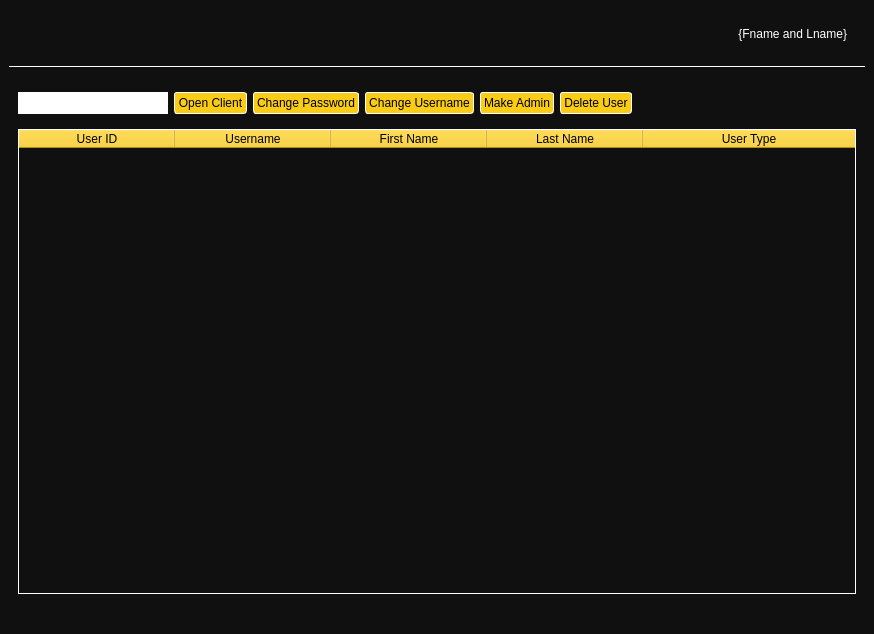
<?xml version="1.0" encoding="UTF-8"?>
<ui version="4.0">
 <class>AdminPanel</class>
 <widget class="QMainWindow" name="AdminPanel">
  <property name="geometry">
   <rect>
    <x>0</x>
    <y>0</y>
    <width>826</width>
    <height>634</height>
   </rect>
  </property>
  <property name="windowTitle">
   <string>Admin Panel - PowerWatch</string>
  </property>
  <property name="windowIcon">
   <iconset resource="ui.qrc">
    <normaloff>:/svg/powerwatch_logo.svg</normaloff>:/svg/powerwatch_logo.svg</iconset>
  </property>
  <property name="styleSheet">
   <string notr="true">* {
background-color: #111010;
color: white;
}</string>
  </property>
  <widget class="QWidget" name="centralwidget">
   <property name="styleSheet">
    <string notr="true">QTabBar {
color: black;
}
QTabBar::tab {
background-color:#eab308;
}
QTabBar::tab:selected {
background-color: #facc15;
}
QTabBar::tab:hover:!selected {
background-color: #eab308;
}
QTabWidget::pane {
    border: 1px solid black;
}

QTabWidget::tab-bar:top {
    top: 1px;
}

QTabWidget::tab-bar:bottom {
    bottom: 1px;
}

QTabWidget::tab-bar:left {
    right: 1px;
}

QTabWidget::tab-bar:right {
    left: 1px;
}

QTabBar::tab {
    border: 1px solid black;
}

QTabBar::tab:top:!selected {
    margin-top: 3px;
}

QTabBar::tab:bottom:!selected {
    margin-bottom: 3px;
}

QTabBar::tab:top, QTabBar::tab:bottom {
    min-width: 8ex;
    margin-right: -1px;
    padding: 5px 10px 5px 10px;
}

QTabBar::tab:top:selected {
    border-bottom-color: none;
}

QTabBar::tab:bottom:selected {
    border-top-color: none;
}

QTabBar::tab:top:last, QTabBar::tab:bottom:last,
QTabBar::tab:top:only-one, QTabBar::tab:bottom:only-one {
    margin-right: 0;
}

QTabBar::tab:left:!selected {
    margin-right: 3px;
}

QTabBar::tab:right:!selected {
    margin-left: 3px;
}

QTabBar::tab:left, QTabBar::tab:right {
    min-height: 8ex;
    margin-bottom: -1px;
    padding: 10px 5px 10px 5px;
}

QTabBar::tab:left:selected {
    border-left-color: none;
}

QTabBar::tab:right:selected {
    border-right-color: none;
}

QTabBar::tab:left:last, QTabBar::tab:right:last,
QTabBar::tab:left:only-one, QTabBar::tab:right:only-one {
    margin-bottom: 0;
}

QPushButton { 
padding: 3px;
border-color: white;
border: 1px solid white;
color: black;
background-color: white;

}

QPushButton:enabled {
  background-color: #facc15; /* Yellow shade */
  color: black; /* Text color */
border-radius: 3px;
}

QPushButton:pressed {
	background-color: #facc15;
		color: #000000;
}


QPushButton:hover:!pressed {
		background-color: #eab308;
}

QPushButton:disabled {
		background-color: grey;
}

QComboBox {
    border: 1px solid gray;
    border-radius: 3px;
    padding: 1px 18px 1px 3px;
    min-width: 6em;
}
QComboBox QAbstractItemView {
    border: 2px solid darkgray;
	background-color: black;
    selection-background-color: grey;
	color: white;
}
QDateEdit {
	background-color: black;
	color: white;
    border: 1px solid gray;
    border-radius: 3px;
}
QDateEdit::up-button, QDateEdit::down-button {
subcontrol-origin: padding;
}
QDateEdit::up-button {
subcontrol-position: top right;
}
QDateEdit::down-button {
subcontrol-position: bottom right;
}
QDoubleSpinBox {
	background-color: black;
	color: white;
    border: 1px solid gray;
    border-radius: 3px;
}
QDoubleSpinBox::up-button, QDoubleSpinBox::down-button {
	subcontrol-origin: padding;
}
QDoubleSpinBox::up-button {
	subcontrol-position: top right;
}
QDoubleSpinBox::down-button {
	subcontrol-position: bottom right;
}

QHeaderView::section
{
	background-color:#facc15;
	color: black;
	border-color: white;
}

QTableWidget {
	border: 1px solid white;
	color:white;
}

QTableView::item {
border: 1px solid white;
}

QTableView::item::selected {
	border-top: 1px solid #facc15;
	border-bottom: 1px solid #facc15;
}
QScrollBar {
background-color: #facc15;
}
QLineEdit {
padding: 3px;
color: black;
background-color: white;
}</string>
   </property>
   <layout class="QVBoxLayout" name="verticalLayout">
    <item>
     <widget class="QFrame" name="frameHeader">
      <property name="sizePolicy">
       <sizepolicy hsizetype="Preferred" vsizetype="Maximum">
        <horstretch>0</horstretch>
        <verstretch>0</verstretch>
       </sizepolicy>
      </property>
      <property name="frameShadow">
       <enum>QFrame::Raised</enum>
      </property>
      <layout class="QFormLayout" name="formLayout">
       <property name="formAlignment">
        <set>Qt::AlignLeading|Qt::AlignLeft|Qt::AlignVCenter</set>
       </property>
       <item row="0" column="0">
        <widget class="QWidget" name="widgetHeader" native="true">
         <layout class="QHBoxLayout" name="horizontalLayout_2">
          <item>
           <widget class="QLabel" name="labelLogo">
            <property name="maximumSize">
             <size>
              <width>50</width>
              <height>50</height>
             </size>
            </property>
            <property name="text">
             <string/>
            </property>
            <property name="pixmap">
             <pixmap resource="ui.qrc">:/svg/powerwatch_logo.svg</pixmap>
            </property>
            <property name="scaledContents">
             <bool>true</bool>
            </property>
            <property name="alignment">
             <set>Qt::AlignCenter</set>
            </property>
           </widget>
          </item>
         </layout>
        </widget>
       </item>
       <item row="0" column="1">
        <widget class="QFrame" name="frameHeader_Name">
         <property name="frameShadow">
          <enum>QFrame::Raised</enum>
         </property>
         <layout class="QHBoxLayout" name="horizontalLayout">
          <item>
           <widget class="QLabel" name="labelHeader_FNameandLnameDynamic">
            <property name="text">
             <string>{Fname and Lname}</string>
            </property>
            <property name="alignment">
             <set>Qt::AlignRight|Qt::AlignTrailing|Qt::AlignVCenter</set>
            </property>
           </widget>
          </item>
         </layout>
        </widget>
       </item>
      </layout>
     </widget>
    </item>
    <item>
     <widget class="Line" name="line">
      <property name="frameShadow">
       <enum>QFrame::Plain</enum>
      </property>
      <property name="orientation">
       <enum>Qt::Horizontal</enum>
      </property>
     </widget>
    </item>
    <item alignment="Qt::AlignHCenter">
     <widget class="QFrame" name="frameUserList">
      <property name="frameShadow">
       <enum>QFrame::Raised</enum>
      </property>
      <layout class="QVBoxLayout" name="verticalLayout_3">
       <item alignment="Qt::AlignLeft">
        <widget class="QFrame" name="frameHorizontalUserList">
         <property name="frameShadow">
          <enum>QFrame::Raised</enum>
         </property>
         <layout class="QHBoxLayout" name="horizontalLayout_3">
          <property name="leftMargin">
           <number>0</number>
          </property>
          <item>
           <widget class="QLineEdit" name="inputUserList_Username">
            <property name="minimumSize">
             <size>
              <width>150</width>
              <height>0</height>
             </size>
            </property>
            <property name="frame">
             <bool>false</bool>
            </property>
           </widget>
          </item>
          <item>
           <widget class="QPushButton" name="btnUserList_OpenClient">
            <property name="text">
             <string>Open Client</string>
            </property>
           </widget>
          </item>
          <item>
           <widget class="QPushButton" name="btnUserLIst_ChangePassword">
            <property name="text">
             <string>Change Password</string>
            </property>
           </widget>
          </item>
          <item>
           <widget class="QPushButton" name="btnUserList_ChangeUsername">
            <property name="text">
             <string>Change Username</string>
            </property>
           </widget>
          </item>
          <item>
           <widget class="QPushButton" name="btnUserList_MakeAdmin">
            <property name="text">
             <string>Make Admin</string>
            </property>
           </widget>
          </item>
          <item>
           <widget class="QPushButton" name="btnUserList_DeleteUser">
            <property name="text">
             <string>Delete User</string>
            </property>
           </widget>
          </item>
         </layout>
        </widget>
       </item>
       <item alignment="Qt::AlignHCenter">
        <widget class="QTableWidget" name="tableUserList">
         <property name="sizePolicy">
          <sizepolicy hsizetype="Minimum" vsizetype="Expanding">
           <horstretch>0</horstretch>
           <verstretch>0</verstretch>
          </sizepolicy>
         </property>
         <property name="styleSheet">
          <string notr="true"/>
         </property>
         <property name="frameShadow">
          <enum>QFrame::Plain</enum>
         </property>
         <property name="lineWidth">
          <number>5</number>
         </property>
         <property name="sizeAdjustPolicy">
          <enum>QAbstractScrollArea::AdjustToContents</enum>
         </property>
         <property name="editTriggers">
          <set>QAbstractItemView::NoEditTriggers</set>
         </property>
         <property name="selectionBehavior">
          <enum>QAbstractItemView::SelectRows</enum>
         </property>
         <property name="verticalScrollMode">
          <enum>QAbstractItemView::ScrollPerPixel</enum>
         </property>
         <property name="horizontalScrollMode">
          <enum>QAbstractItemView::ScrollPerPixel</enum>
         </property>
         <property name="sortingEnabled">
          <bool>false</bool>
         </property>
         <attribute name="horizontalHeaderDefaultSectionSize">
          <number>156</number>
         </attribute>
         <attribute name="horizontalHeaderHighlightSections">
          <bool>false</bool>
         </attribute>
         <attribute name="horizontalHeaderStretchLastSection">
          <bool>true</bool>
         </attribute>
         <attribute name="verticalHeaderVisible">
          <bool>false</bool>
         </attribute>
         <column>
          <property name="text">
           <string>User ID</string>
          </property>
         </column>
         <column>
          <property name="text">
           <string>Username</string>
          </property>
         </column>
         <column>
          <property name="text">
           <string>First Name</string>
          </property>
         </column>
         <column>
          <property name="text">
           <string>Last Name</string>
          </property>
         </column>
         <column>
          <property name="text">
           <string>User Type</string>
          </property>
         </column>
        </widget>
       </item>
      </layout>
     </widget>
    </item>
   </layout>
  </widget>
  <widget class="QMenuBar" name="menubar">
   <property name="geometry">
    <rect>
     <x>0</x>
     <y>0</y>
     <width>826</width>
     <height>26</height>
    </rect>
   </property>
  </widget>
  <widget class="QStatusBar" name="statusbar"/>
 </widget>
 <resources>
  <include location="ui.qrc"/>
 </resources>
 <connections/>
</ui>
